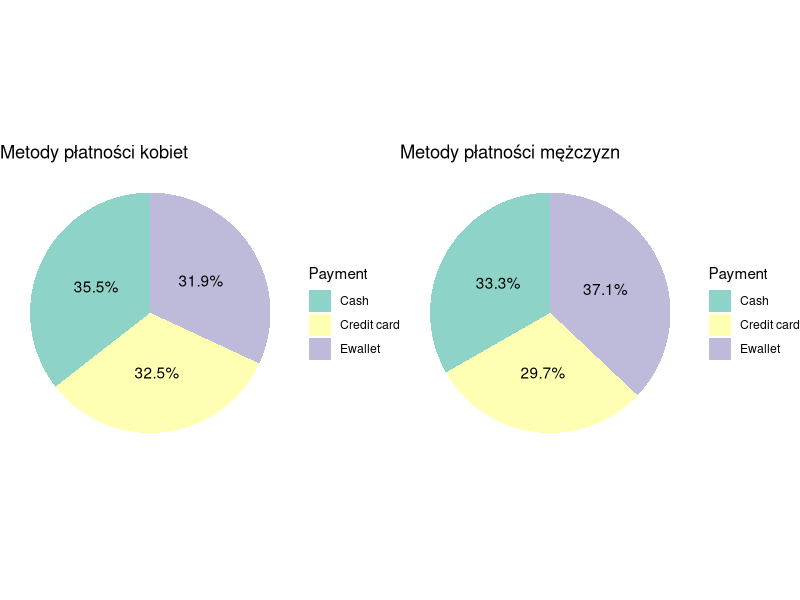
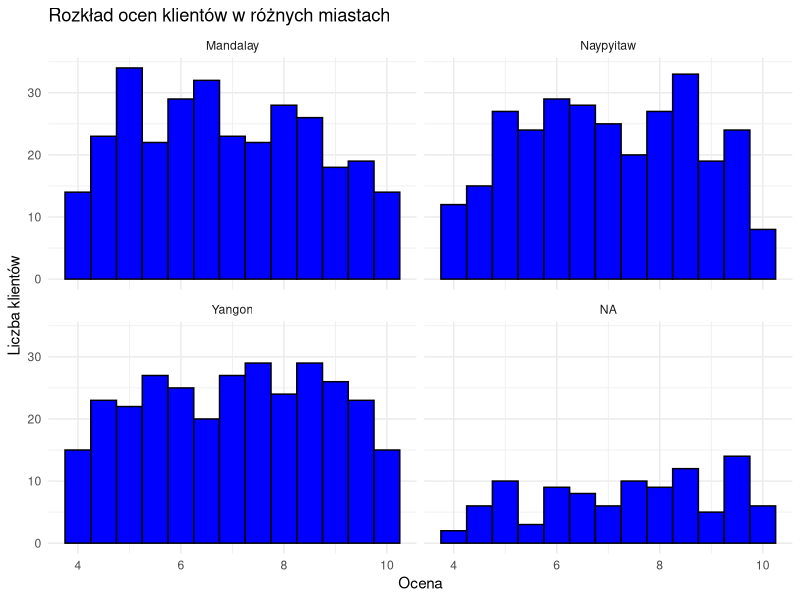
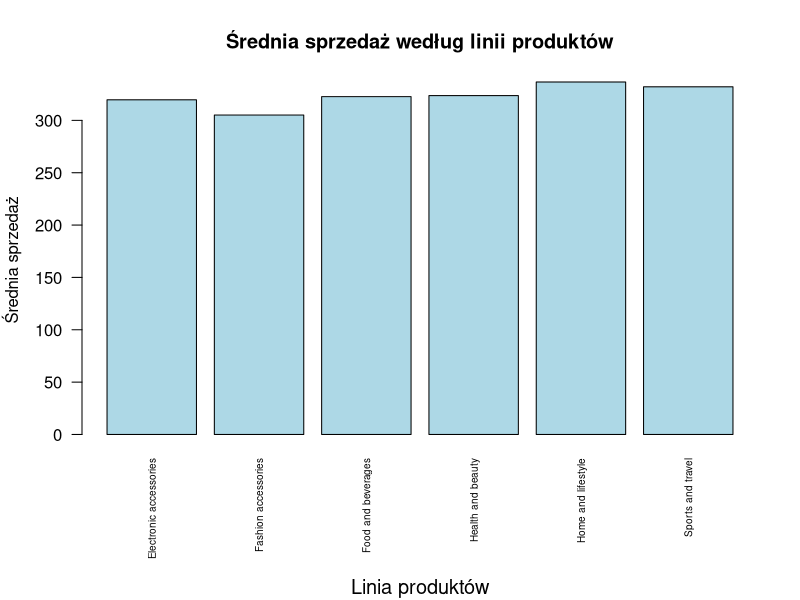
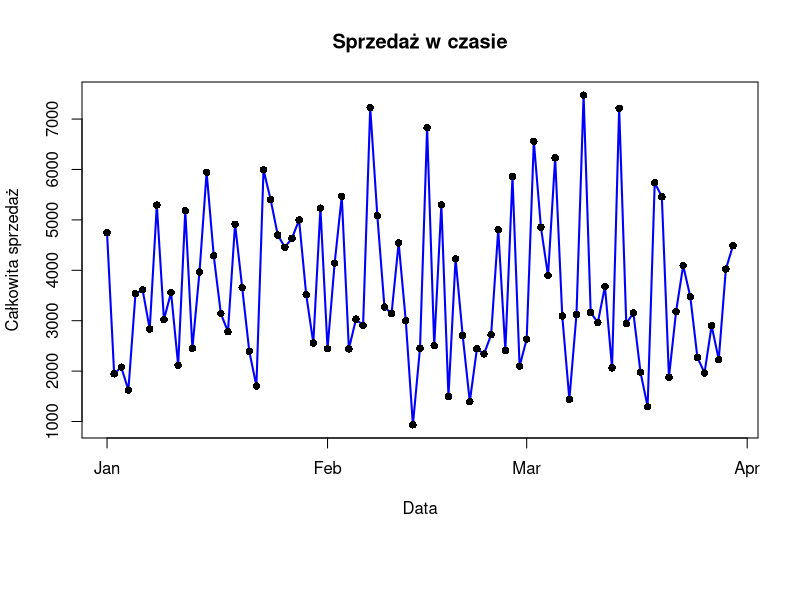

These charts were generated, in order, by the following R code:
# Wczytanie bibliotek
library(ggplot2)
library(dplyr)

# Wczytanie danych z pliku CSV
data <- read.csv("supermarket_filled.csv")

# Podział danych według płci i metody płatności
gender_payment_counts <- data %>%
  group_by(Gender, Payment) %>%
  summarise(Count = n()) %>%
  mutate(Percentage = round((Count / sum(Count)) * 100, 1)) %>%
  ungroup()

# Tworzenie wykresu kołowego dla kobiet
plot_female <- ggplot(
  gender_payment_counts %>% filter(Gender == "Female"),
  aes(x = "", y = Percentage, fill = Payment)
) +
  geom_bar(stat = "identity", width = 1) +
  coord_polar("y", start = 0) +
  theme_void() +
  labs(title = "Metody płatności kobiet") +
  geom_text(aes(label = paste0(Percentage, "%")), position = position_stack(vjust = 0.5)) +
  scale_fill_brewer(palette = "Set3")

# Tworzenie wykresu kołowego dla mężczyzn
plot_male <- ggplot(
  gender_payment_counts %>% filter(Gender == "Male"),
  aes(x = "", y = Percentage, fill = Payment)
) +
  geom_bar(stat = "identity", width = 1) +
  coord_polar("y", start = 0) +
  theme_void() +
  labs(title = "Metody płatności mężczyzn") +
  geom_text(aes(label = paste0(Percentage, "%")), position = position_stack(vjust = 0.5)) +
  scale_fill_brewer(palette = "Set3")

# Wyświetlenie wykresów obok siebie
library(gridExtra)
grid.arrange(plot_female, plot_male, ncol = 2)

# Tworzenie histogramu z podziałem na miasta
ggplot(data, aes(x = Rating)) +
  geom_histogram(
    binwidth = 0.5,  # Szerokość binów
    fill = "blue",   # Kolor wypełnienia
    color = "black"  # Kolor obramowania
  ) +
  facet_wrap(~ City) +  # Podział na miasta
  labs(
    title = "Rozkład ocen klientów w różnych miastach",
    x = "Ocena",
    y = "Liczba klientów"
  ) +
  theme_minimal()  # Estetyczny motyw


# Tworzenie wykresu słópkowego 
# Obliczanie średniej sprzedaży dla każdej linii produktów
average_sales <- aggregate(Total ~ Product.line, data = data, mean)

# Zwiększenie marginesów dla większej przestrzeni na etykiety
par(mar = c(8, 4, 4, 2) + 0.1)

# Tworzenie wykresu słupkowego z bardziej czytelnymi etykietami
barplot(
  average_sales$Total, 
  names.arg = average_sales$Product.line, 
  col = "lightblue",  # Kolor słupków
  main = "Średnia sprzedaż według linii produktów", 
  xlab = "",          # Usuń opis osi X, aby nie dublować etykiet
  ylab = "Średnia sprzedaż",
  las = 2,            # Pionowe etykiety osi X
  cex.names = 0.6     # Zmniejszenie rozmiaru tekstu etykiet
)

# Dodanie opisu osi X poniżej wykresu
mtext("Linia produktów", side = 1, line = 7, cex = 1.2)


# Tworzenie wykresu trendów 
# Konwersja kolumny 'Date' na format daty
data$Date <- as.Date(data$Date, format = "%m/%d/%Y")

# Grupowanie danych według daty i obliczanie całkowitej sprzedaży
daily_sales <- aggregate(Total ~ Date, data = data, sum)

# Tworzenie wykresu liniowego
plot(
  daily_sales$Date, 
  daily_sales$Total, 
  type = "l",             # Typ wykresu: linia
  col = "blue",           # Kolor linii
  lwd = 2,                # Grubość linii
  main = "Sprzedaż w czasie", 
  xlab = "Data", 
  ylab = "Całkowita sprzedaż"
)

# Dodanie punktów na wykresie dla lepszej widoczności
points(
  daily_sales$Date, 
  daily_sales$Total, 
  col = "black",            # Kolor punktów
  pch = 16                # Typ punktów: kropki
)